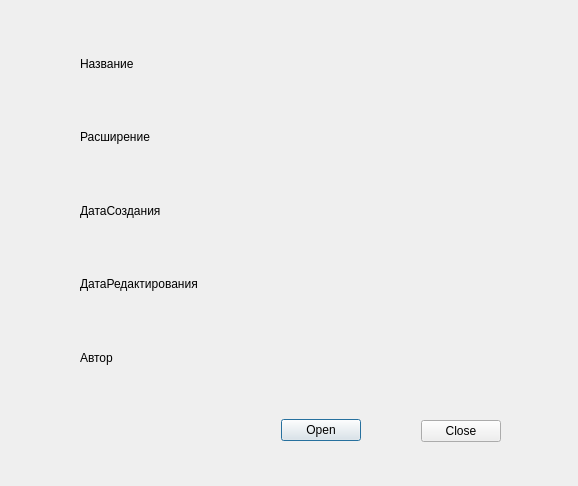
<?xml version="1.0" encoding="UTF-8"?>
<ui version="4.0">
 <class>Form</class>
 <widget class="QWidget" name="Form">
  <property name="geometry">
   <rect>
    <x>0</x>
    <y>0</y>
    <width>578</width>
    <height>486</height>
   </rect>
  </property>
  <property name="windowTitle">
   <string>Form</string>
  </property>
  <widget class="QDialogButtonBox" name="open">
   <property name="geometry">
    <rect>
     <x>280</x>
     <y>390</y>
     <width>81</width>
     <height>81</height>
    </rect>
   </property>
   <property name="standardButtons">
    <set>QDialogButtonBox::Open</set>
   </property>
  </widget>
  <widget class="QDialogButtonBox" name="close">
   <property name="geometry">
    <rect>
     <x>420</x>
     <y>420</y>
     <width>81</width>
     <height>23</height>
    </rect>
   </property>
   <property name="standardButtons">
    <set>QDialogButtonBox::Close</set>
   </property>
  </widget>
  <widget class="QWidget" name="verticalLayoutWidget">
   <property name="geometry">
    <rect>
     <x>80</x>
     <y>30</y>
     <width>131</width>
     <height>361</height>
    </rect>
   </property>
   <layout class="QVBoxLayout" name="verticalLayout">
    <item>
     <widget class="QLabel" name="label_2">
      <property name="text">
       <string>Название</string>
      </property>
     </widget>
    </item>
    <item>
     <widget class="QLabel" name="label">
      <property name="text">
       <string>Расширение</string>
      </property>
     </widget>
    </item>
    <item>
     <widget class="QLabel" name="label_3">
      <property name="text">
       <string>ДатаСоздания</string>
      </property>
     </widget>
    </item>
    <item>
     <widget class="QLabel" name="label_5">
      <property name="text">
       <string>ДатаРедактирования</string>
      </property>
     </widget>
    </item>
    <item>
     <widget class="QLabel" name="label_4">
      <property name="text">
       <string>Автор</string>
      </property>
     </widget>
    </item>
   </layout>
  </widget>
  <widget class="QWidget" name="verticalLayoutWidget_2">
   <property name="geometry">
    <rect>
     <x>250</x>
     <y>30</y>
     <width>121</width>
     <height>361</height>
    </rect>
   </property>
   <layout class="QVBoxLayout" name="verticalLayout_2">
    <item>
     <widget class="QLabel" name="label_7">
      <property name="text">
       <string/>
      </property>
     </widget>
    </item>
    <item>
     <widget class="QLabel" name="label_8">
      <property name="text">
       <string/>
      </property>
     </widget>
    </item>
    <item>
     <widget class="QLabel" name="label_9">
      <property name="text">
       <string/>
      </property>
     </widget>
    </item>
    <item>
     <widget class="QLabel" name="label_10">
      <property name="text">
       <string/>
      </property>
     </widget>
    </item>
    <item>
     <widget class="QLabel" name="label_6">
      <property name="text">
       <string/>
      </property>
     </widget>
    </item>
   </layout>
  </widget>
 </widget>
 <resources/>
 <connections/>
</ui>
